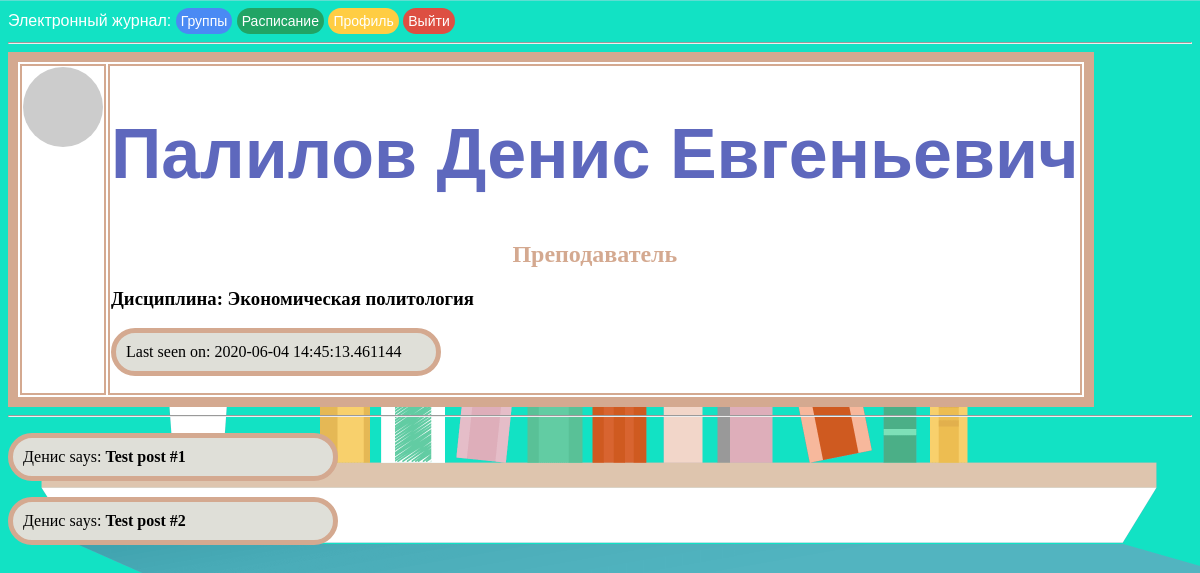
Before: /user/Денис_Палилов_id-137 (signed in) with the older database file.
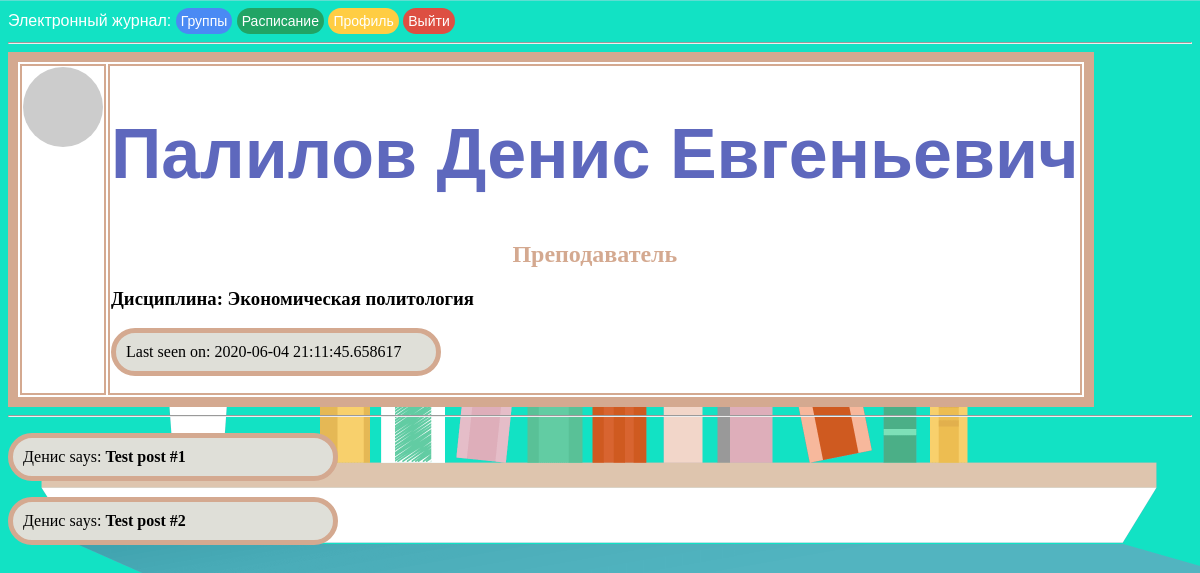
After: the same page with the newer database file.
### app/models.py (models this page shows, shortened)
class User(UserMixin, db.Model):
    id = db.Column(db.Integer, primary_key=True)
    priority = db.Column(db.String(64))
    surname = db.Column(db.String(64), index=True)
    name = db.Column(db.String(64), index=True)
    patronymic = db.Column(db.String(64), index=True)
    email = db.Column(db.String(120), index=True, unique=True)
    phone = db.Column(db.Integer, index=True, unique=True)
    groups = db.Column(db.String(60), index=True)
    password_hash = db.Column(db.String(128))
    about_me = db.Column(db.String(140))
    last_seen = db.Column(db.DateTime, default=datetime.today)
    def avatar(self, size):
        digest = md5(self.email.lower().encode('utf-8')).hexdigest()
        return 'https://www.gravatar.com/avatar/{}?d=mp&s={}'.format(digest, size)
    @login.user_loader
    def load_user(id):
        return User.query.get(int(id))

### app/routes.py (the view)
@app.route('/user/<name>_<surname>_id-<id>')
@login_required
def user(name, surname, id):
    user = User.query.filter_by(id=id).first_or_404()
    posts = [
        {'author': user, 'body': 'Test post #1'},
        {'author': user, 'body': 'Test post #2'}
    ]
    return render_template('user.html', user=user, posts=posts, title=f'{surname} {name}')

### app/routes.py (called while the page is built)
@app.before_request
def before_request():
    if current_user.is_authenticated:
        current_user.last_seen = datetime.today()
        db.session.commit()

### app/templates/user.html (shortened to what this page needs)
<!DOCTYPE html>
{% extends "base.html" %}
{% block content %}
    <table class="pofile" style="border:10px solid #d4a990;">
        <tr valign="top">
            <td><img src="{{ user.avatar(128) }}" alt="" class="round"></td>
            <td><h1> {{ user.surname }} {{ user.name }} {{user.patronymic}}</h1>
                <h2>{{ user.priority}}</h2>
                {%if user.priority == "Преподаватель"%}
                    <h3>Дисциплина: {{user.groups}}</h3>
                {%else%}
                    <h3>Группа: {{user.groups}}</h3>
                {%endif%}
                {% if user.last_seen %}<p>Last seen on: {{ user.last_seen }}</p>{% endif %}
            </td>
        </tr>
    </table>
    <hr>
    {% for post in posts %}
    <p>
    {{ post.author.name }} says: <b>{{ post.body }}</b>
    </p>
    {% endfor %}
{% endblock %}

### app/templates/base.html (shortened to what this page needs)
<html>
    <head>
        <link rel="stylesheet" type="text/css" href="{{ url_for('static', filename='css/style.css') }}">
    </head>
    {% if current_user.is_authenticated %}
    <div style="font-family:arial;">
        Электронный журнал:
    <header>
        {% if current_user.priority == "Преподаватель" %}
            <a href="{{ url_for('groups') }}" class="button5"> Группы </a>
        {% endif %}
        {% if current_user.priority == "Преподаватель" %}
            <a class="button_ras" href="{{url_for('schedule_prepod', cur_week='cur_week')}}">Расписание</a>
        {% else %}
            <a class="button_ras" href="{{url_for('schedule_stud', cur_week='cur_week')}}">Расписание</a>
        {%endif%}
        <a href="{{ url_for('user', name=current_user.name, surname=current_user.surname, id=current_user.id) }}" class="button4">Профиль</a>
        <a href="{{ url_for('logout') }}" class="button6">Выйти</a>
    </header>
    </div>
    {% endif %}
    <body>
        <hr>
        {% block content %}{% endblock %}
    </body>
</html>

### app/static/css/style.css (style rules this page uses)
body { background-color: azure }
h1 { color: #5e68bd; text-align: center; font-size: 70px; font-family: arial; }
h2 { color:#d4a990; font-family: calibri; text-align: center; }
td, table, tr, .schedule { border: 2px solid #d4a990; color:black; font-family: calibri; background:white; }
p { color: black; padding: 10px 10px; width: 300px; background: #DFDFD8; font-family: consolas; border: 5px solid #d4a990; border-radius: 50px; }
header { display: inline; width: 100%; }
header .button, .button2, .button3, .button4, .button5, .button6, .button_ras { text-decoration: none; user-select: none; outline: none; display: inline-grid; font-size: 30px; font-family: arial; align-text: center; padding: 10px 10px; border-radius: 50px; align-items: center; justify-content: center; margin: auto; }
header .button4, .button5, .button6, .button_ras { color: white; font-size: 14px; padding: 5px 5px; }
header .button4 { background: #ffcd43; }
header .button5 { background: #4a8af4; }
header .button6 { background: #dd4f42; }
header .button_ras { background:#21A465; }
body { background: url("/static/images/background-min.png"); color:#fff ; background-attachment: scroll; background-repeat: repeat-x; background-size:cover; }

### app/templates/user.html (style rules this page uses)
.round { border-radius: 100px; }

Changed rows visible on the page:
changed User "Палилов": last_seen "2020-06-04 14:45:13.461144" → "2020-06-04 21:11:45.658617"
